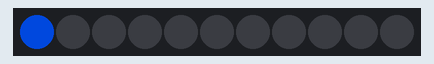
Simulated run of this sketch. Board: Arduino Uno, built with avr-gcc and run on an emulated ATmega328P. Shown: 11 RGB LEDs in strip order, left to right. Dim RGB values are drawn brighter than linear.

Above: at 1.1 s.
At 2.1 s:
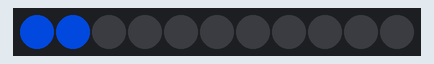
At 3.1 s:
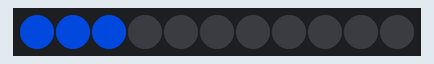
At 6.1 s:
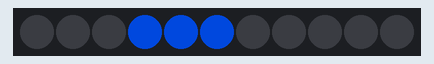
At 18.4 s:
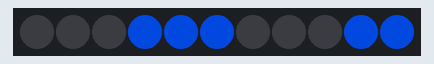
At 38.9 s:
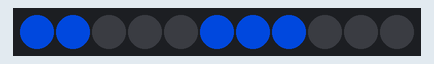

Measured:
- what the display in image 0 shows lasts 1.0 s, from 1.0 s to 2.0 s
- what the display in image 4 shows lasts 0.9 s, from 18.3 s to 19.2 s

The sketch:

double_rain.ino
```cpp
#include "Adafruit_NeoPixel.h"
#define PIN 6

// Parameter 1 = number of pixels in strip
// Parameter 2 = pin number (most are valid)
// Parameter 3 = pixel type flags, add together as needed:
//   NEO_KHZ800  800 KHz bitstream (most NeoPixel products w/WS2812 LEDs)
//   NEO_KHZ400  400 KHz (classic 'v1' (not v2) FLORA pixels, WS2811 drivers)
//   NEO_GRB     Pixels are wired for GRB bitstream (most NeoPixel products)
//   NEO_RGB     Pixels are wired for RGB bitstream (v1 FLORA pixels, not v2)
Adafruit_NeoPixel pixels = Adafruit_NeoPixel(11, 3, NEO_GRB + NEO_KHZ800);

int ofst=6;
int i=-2;
void setup() {
  pixels.begin();
  pixels.show();
}
void loop() {
i=++i;
  for (int mult=0; mult<10; mult++){
  	for (int a=0; a<3; a++){
      if (((i-(mult*ofst)-a)>-1) && ((i-(mult*ofst)-a)<15)){
        pixels.setPixelColor(i-(mult*ofst)-a, pixels.Color(0,50,155));
      }
    }
    if (((i-(mult*ofst)+1)>-1) && ((i-(mult*ofst)-3)<17)){
  		pixels.setPixelColor(i-(mult*ofst)+1, pixels.Color(0,0,0));
    	pixels.setPixelColor(i-(mult*ofst)-3, pixels.Color(0,0,0));
    }
    pixels.show();
  	delay(100);

  }
  }
```
